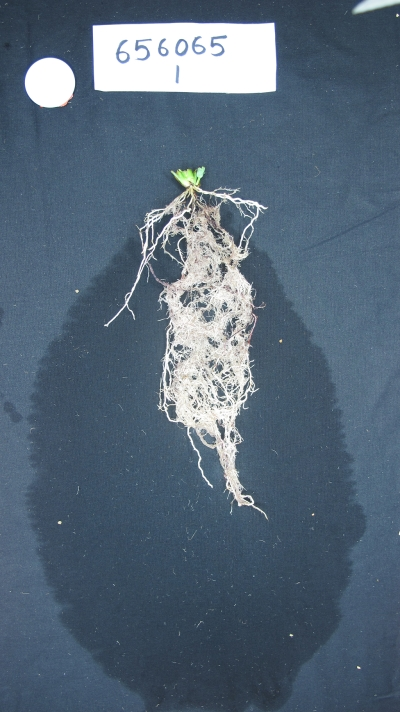
#> input picture 10. Crop/TEST_FOREGROUND.jpg, 400 x 712 px
$ jupyter execute crop.ipynb
#> lines starting #> are read from the running program, lines starting #| are printed output that depends on the picture
[cell 1]
from plantcv import plantcv as pcv
import cv2
img = cv2.imread("TEST_FOREGROUND.jpg")
#> img is the input picture: shape (712, 400, 3); mean B, G, R 121, 104.2, 86.7

[cell 2]
# Crop image
imgcrop = img[200:1128,200:800]
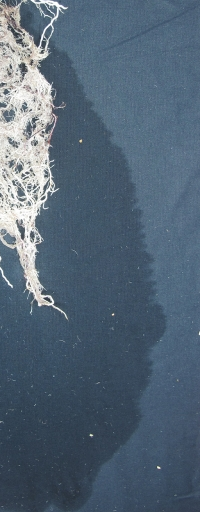
#> imgcrop: shape (512, 200, 3); mean B, G, R 118, 101.5, 84
cv2.imwrite("cropimg.jpg",imgcrop)
#> Out = True
